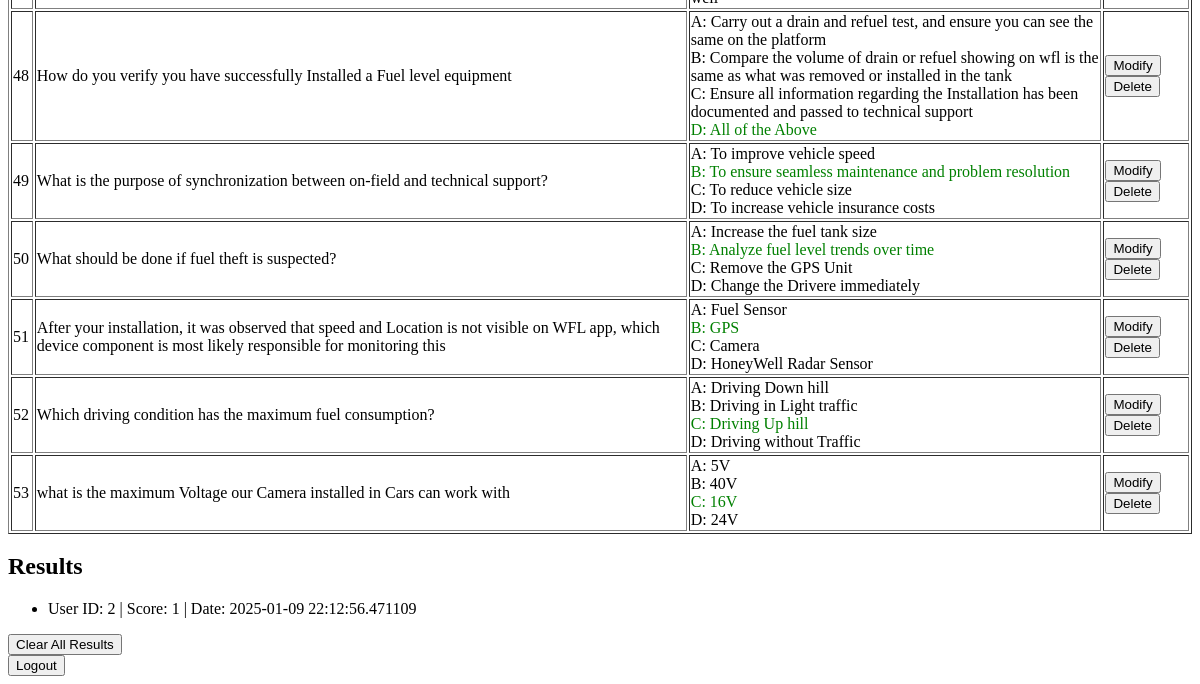
Page /admin (signed in, lower part) on the earlier database version.
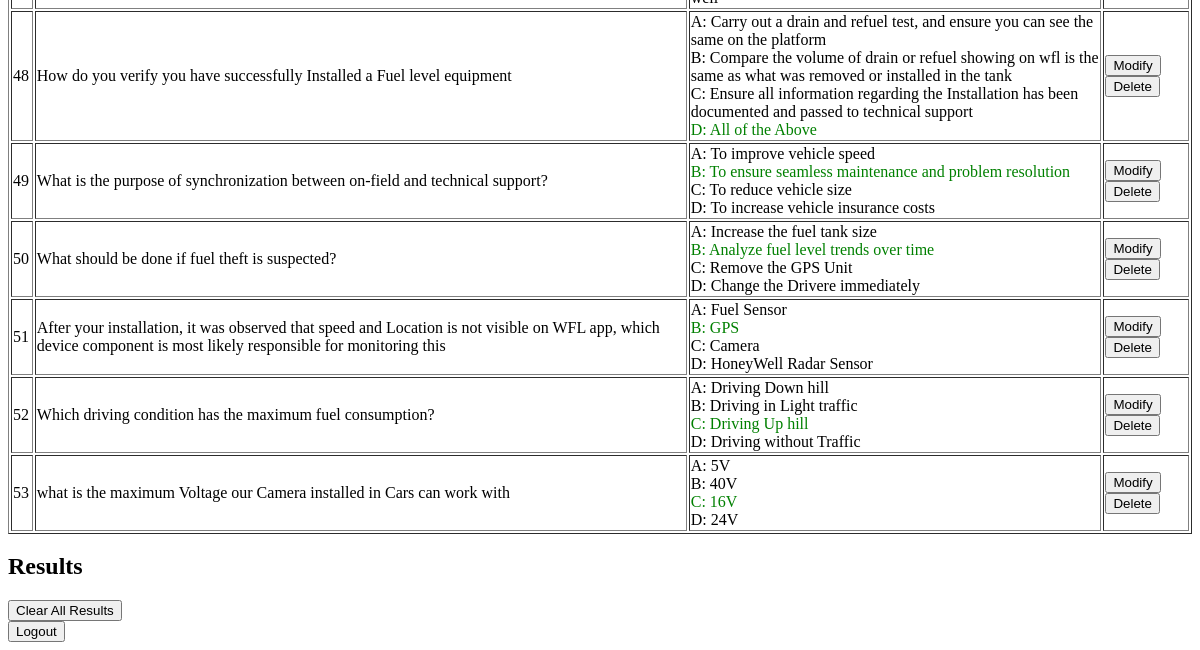
Same page on the later database version.
### app.py (models this page shows)
class Question(db.Model):
    id = db.Column(db.Integer, primary_key=True)
    text = db.Column(db.String(200), nullable=False)
    option_a = db.Column(db.String(100), nullable=False)
    option_b = db.Column(db.String(100), nullable=False)
    option_c = db.Column(db.String(100), nullable=False)
    option_d = db.Column(db.String(100), nullable=False)
    correct_option = db.Column(db.String(1), nullable=False)

class Result(db.Model):
    id = db.Column(db.Integer, primary_key=True)
    user_id = db.Column(db.Integer, db.ForeignKey('user.id'), nullable=False)
    score = db.Column(db.Integer, nullable=False)
    date_taken = db.Column(db.DateTime, default=datetime.utcnow)

### app.py (the view, shortened to what this page needs)
@app.route('/admin', methods=['GET', 'POST'])
def admin_dashboard():
    if 'user_id' not in session or not session.get('is_admin'):
        return redirect(url_for('login'))
    questions = Question.query.all()
    results = Result.query.all()
    return render_template('admin_dashboard.html', questions=questions, results=results)

### templates/admin_dashboard.html (shortened to what this page needs)
<!DOCTYPE html>
<html lang="en">
<head>
    <link rel="stylesheet" type="text/css" href="{{ url_for('static', filename='css/style.css') }}">
</head>
<body>
<table border="1">
    {% for question in questions %}
    <tr>
        <td>{{ question.id }}</td>
        <td>{{ question.text }}</td>
        <td>
            <span {% if question.correct_option == 'A' %} style="color: green;" {% endif %}>
                A: {{ question.option_a }}
            </span><br>
            <span {% if question.correct_option == 'B' %} style="color: green;" {% endif %}>
                B: {{ question.option_b }}
            </span><br>
            <span {% if question.correct_option == 'C' %} style="color: green;" {% endif %}>
                C: {{ question.option_c }}
            </span><br>
            <span {% if question.correct_option == 'D' %} style="color: green;" {% endif %}>
                D: {{ question.option_d }}
            </span>
        </td>
        <td>
            <form action="{{ url_for('modify_question', question_id=question.id) }}" method="get" style="display:inline;">
                <button type="submit">Modify</button>
            </form>
            <form action="{{ url_for('delete_question', question_id=question.id) }}" method="post" style="display:inline;">
                <button type="submit" onclick="return confirm('Are you sure you want to delete this question?')">Delete</button>
            </form>
        </td>
    </tr>
    {% endfor %}
</table>
    <h2>Results</h2>
    <ul>
        {% for result in results %}
            <li>User ID: {{ result.user_id }} | Score: {{ result.score }} | Date: {{ result.date_taken }}</li>
        {% endfor %}
    </ul>
    <form action="/clear_results" method="POST" onsubmit="return confirm('Are you sure you want to clear all results and submissions?');">
    <button type="submit">Clear All Results</button>
</form>
    <form action="/logout" method="POST">
        <button type="submit">Logout</button>
    </form>
</body>
</html>

Differences in the rows shown:
removed Result: user_id "2", score "1", date_taken "2025-01-09 22:12:56.471109"
